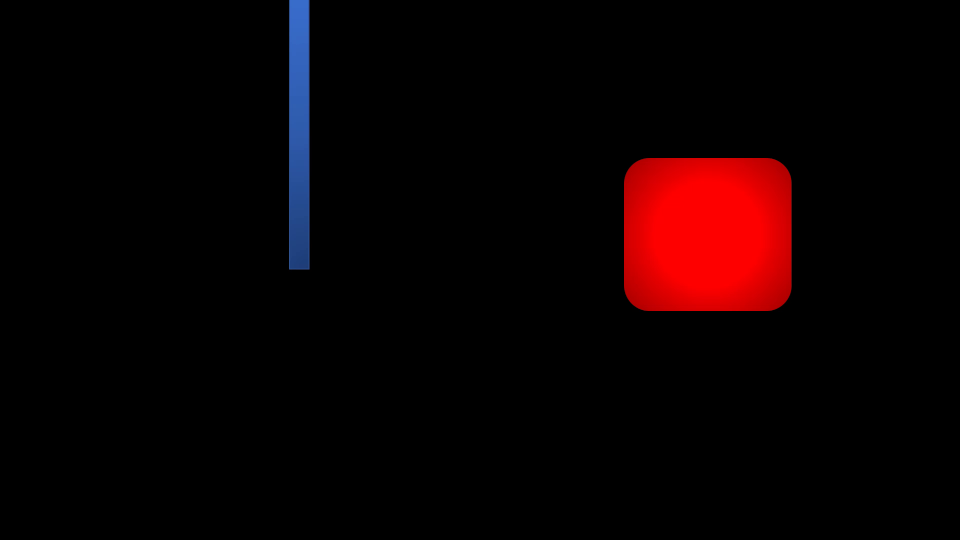
#> input picture frame 60 of q1/q1A.mp4, 1920 x 1080 px (shown at 1/2 size)
$ python q1.py
#> lines starting #> are read from the running program, lines starting #| are printed output that depends on the picture; after the words box and inside, x2 and y2 are one past the last pixel; in counts of white or black regions, pixels touching at a corner belong together
#> further down, frame is the input picture: shape (1080, 1920, 3); mean B, G, R 1.8, 0.9, 11.7
import cv2
import numpy as np

cap = cv2.VideoCapture("q1A.mp4")

def detectar_formas(frame):

    hsv = cv2.cvtColor(frame, cv2.COLOR_BGR2HSV)
#> hsv: shape (1080, 1920, 3); mean H, S, V 1.3, 14.7, 13


    lower_color = np.array([0, 50, 50])
    upper_color = np.array([10, 255, 255])
    mask = cv2.inRange(hsv, lower_color, upper_color)
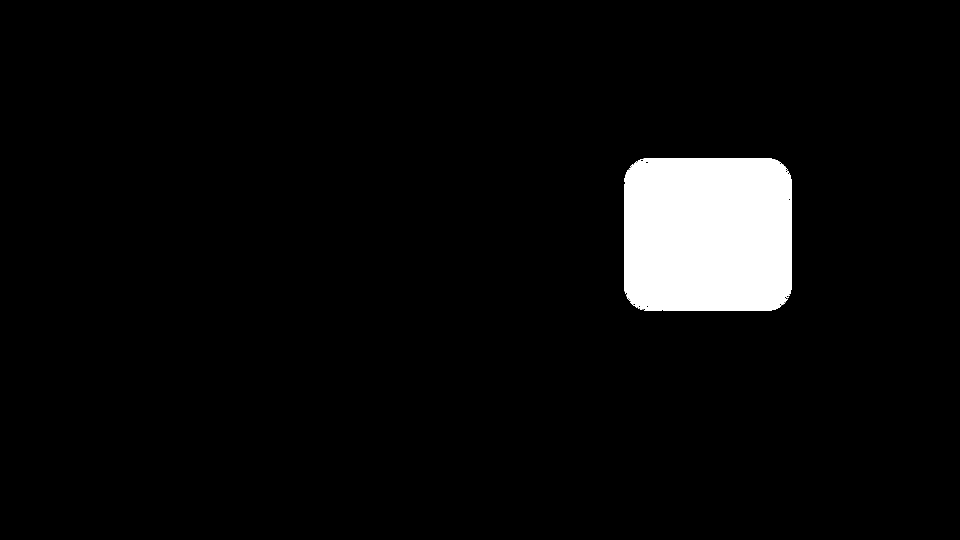
#> mask: shape (1080, 1920) (shown at 1/2 size); 4.8% white; 5 white regions (4 under 20 px)


    contours, _ = cv2.findContours(mask, cv2.RETR_EXTERNAL, cv2.CHAIN_APPROX_SIMPLE)
#> contours = 5 contours, 4 with area under 20; largest, box (x1, y1, x2, y2) and area: (1248, 316, 1584, 622) 99850
    return contours, mask

def calcular_centro_de_massa(contorno):

    M = cv2.moments(contorno)
    if M['m00'] != 0:
        cx = int(M['m10'] / M['m00'])
        cy = int(M['m01'] / M['m00'])
        return (cx, cy)
    return None

def detectar_colisao(contornos):

    for i, cnt1 in enumerate(contornos):
        for j, cnt2 in enumerate(contornos):
            if i != j:

                if cv2.boundingRect(cnt1) == cv2.boundingRect(cnt2):
                    return True
    return False

while True:
    ret, frame = cap.read()
    if not ret:
        break

    contornos, mask = detectar_formas(frame)
#> contornos has the same summary as contours in detectar_formas

    for cnt in contornos:

        cv2.drawContours(frame, [cnt], -1, (0, 255, 0), 3)


        centro = calcular_centro_de_massa(cnt)
        if centro:
            cx, cy = centro
            size = 20
            color = (128, 128, 0)


            cv2.line(frame, (cx - size, cy), (cx + size, cy), color, 5)
            cv2.line(frame, (cx, cy - size), (cx, cy + size), color, 5)

            cv2.putText(frame, f"Centro: ({cx},{cy})", (cx + 10, cy + 10), cv2.FONT_HERSHEY_SIMPLEX, 0.6, (200, 50, 0), 2)
#> this loop made 5 passes
#> (size, color) on pass 5: (20, (128, 128, 0))
#> cnt on passes 1 to 4: [[1286, 619]], [[1563, 611]], [[1577, 593], [1577, 595]], [[1256, 338]]
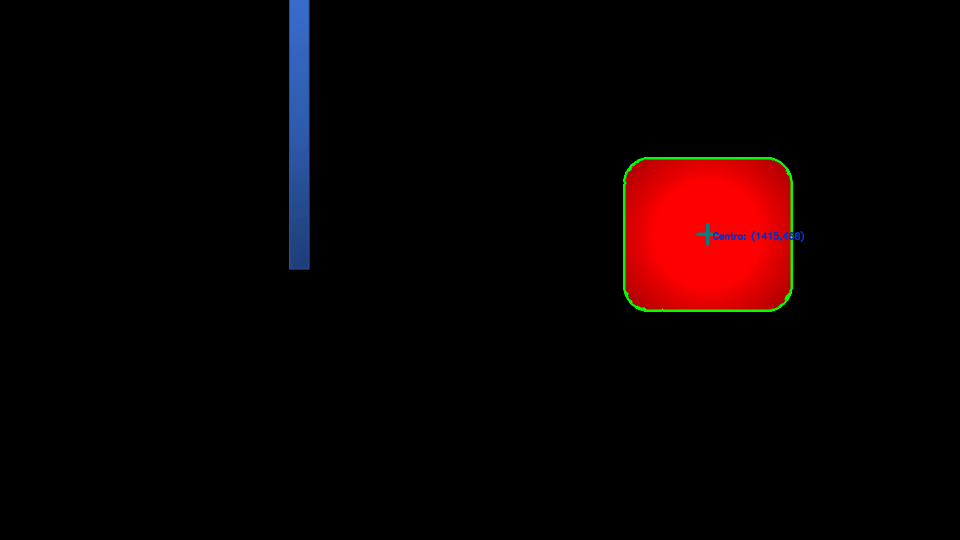
#> frame: shape (1080, 1920, 3) (shown at 1/2 size); 0.38% of pixels changed, all inside (x1, y1, x2, y2) = (1246, 314, 1608, 624)


    if detectar_colisao(contornos):
#> the loop in detectar_colisao, `for i, cnt1 in enumerate(contornos):` made 5 passes
        cv2.putText(frame, "COLISÃO DETECTADA", (50, 50), cv2.FONT_HERSHEY_SIMPLEX, 1, (0, 0, 255), 2)

    # Exibindo a imagem com os resultados
    cv2.imshow("Feed", frame)

    # Espera pela tecla 'ESC' para encerrar
    key = cv2.waitKey(1) & 0xFF
#> (key Esc is pressed here)
    if key == 27:
        break

# Libera o vídeo e fecha as janelas
cap.release()
cv2.destroyAllWindows()

$ run again, starting later in the video
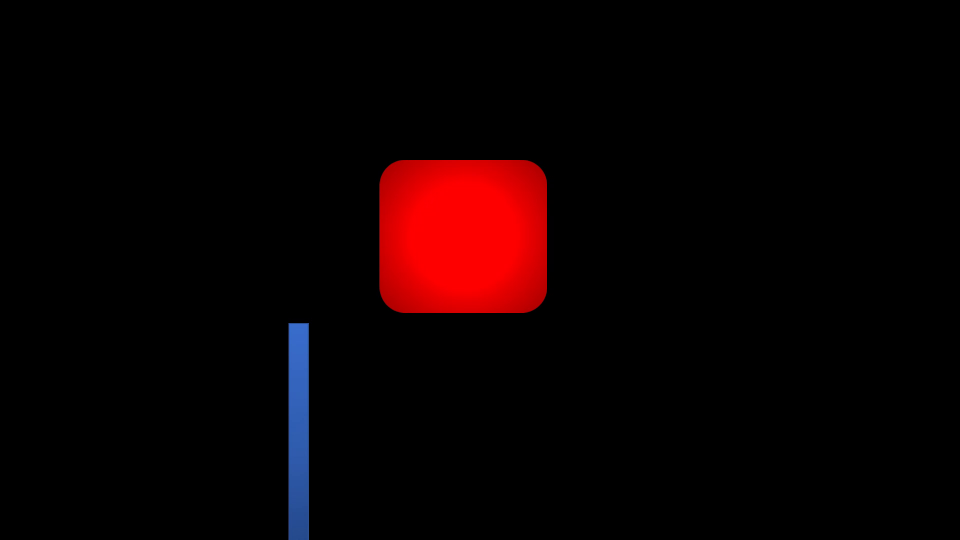
#> input picture frame 273 of q1/q1A.mp4, 1920 x 1080 px (shown at 1/2 size)
#> frame is the input picture: shape (1080, 1920, 3); mean B, G, R 1.5, 0.8, 11.6
#> hsv: shape (1080, 1920, 3); mean H, S, V 1.2, 14.5, 12.7
#> in detectar_formas, `mask = cv2.inRange(hsv, lower_color, upper_color)`:
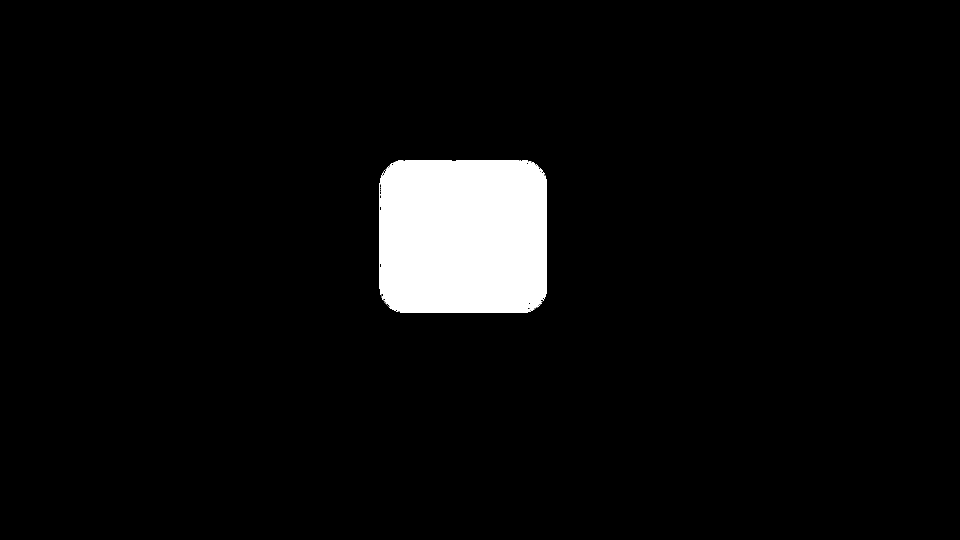
#> mask: shape (1080, 1920) (shown at 1/2 size); 4.8% white; 23 white regions (22 under 20 px)
#> contours = 23 contours, 22 with area under 20; largest, box (x1, y1, x2, y2) and area: (758, 320, 1094, 626) 99532
#> contornos has the same summary as contours in detectar_formas
#> the loop `for cnt in contornos: ` made 23 passes
#> after the loop `for cnt in contornos:`:
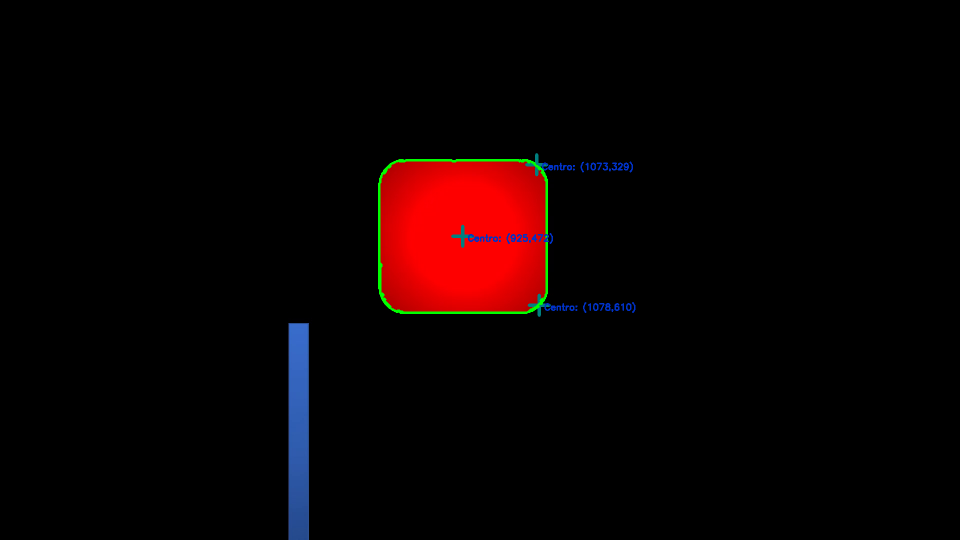
#> frame: shape (1080, 1920, 3) (shown at 1/2 size); 0.55% of pixels changed, all inside (x1, y1, x2, y2) = (756, 306, 1271, 634)
#> the loop in detectar_colisao, `for i, cnt1 in enumerate(contornos):` made 23 passes
#> cnt1 on passes 1, 2, 3, 4, 5, 6, 7, 9: [[798, 623]], [[1071, 617]], [[1069, 617]], [[1073, 615], [1074, 615]], [[776, 613]], [[774, 611]], [[1081, 609]], [[772, 609]]

$ run again, starting later in the video
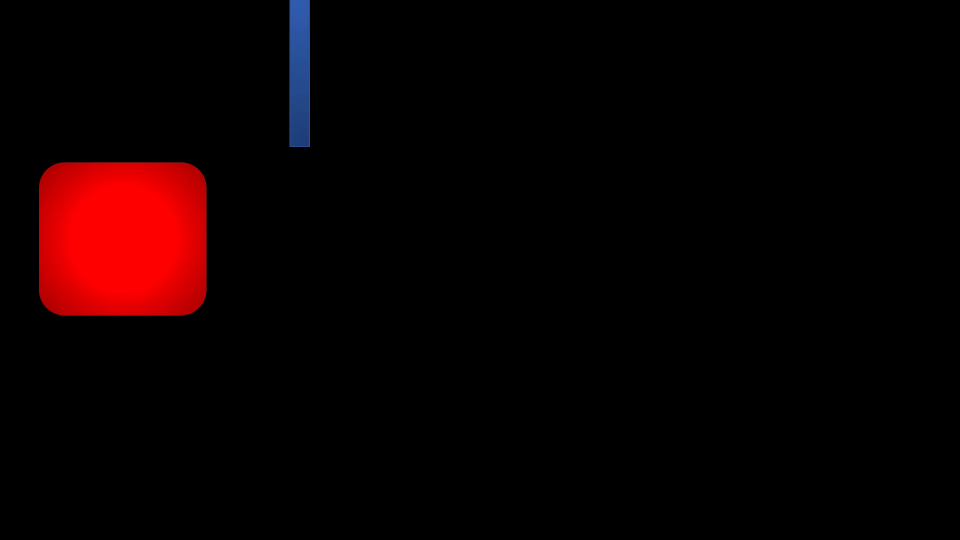
#> input picture frame 486 of q1/q1A.mp4, 1920 x 1080 px (shown at 1/2 size)
#> frame is the input picture: shape (1080, 1920, 3); mean B, G, R 0.9, 0.5, 11.4
#> hsv: shape (1080, 1920, 3); mean H, S, V 0.9, 14.2, 12.1
#> in detectar_formas, `mask = cv2.inRange(hsv, lower_color, upper_color)`:
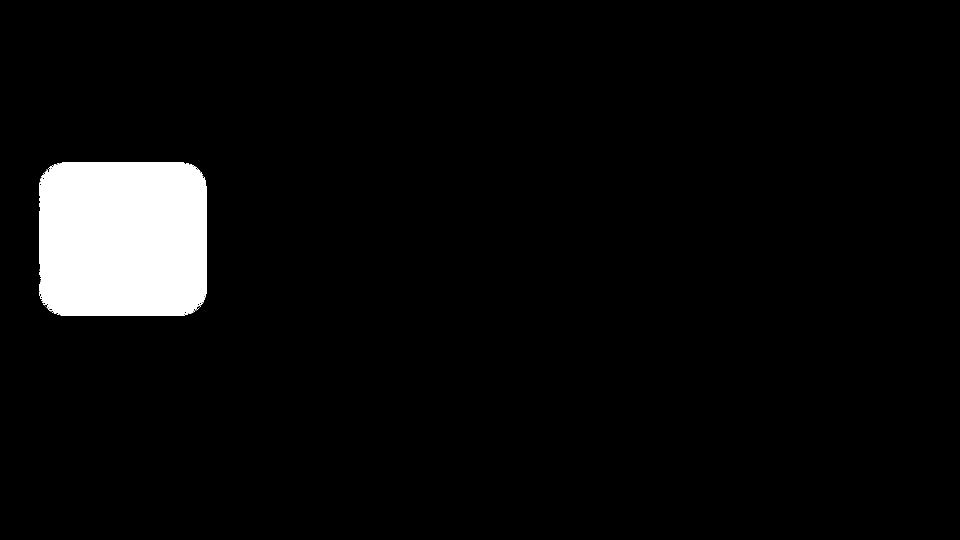
#> mask: shape (1080, 1920) (shown at 1/2 size); 4.8% white; 24 white regions (23 under 20 px)
#> contours = 24 contours, 23 with area under 20; largest, box (x1, y1, x2, y2) and area: (78, 324, 414, 632) 99827
#> contornos has the same summary as contours in detectar_formas
#> the loop `for cnt in contornos: ` made 24 passes
#> cnt on passes 4, 9: [[397, 616], [396, 617], [397, 617]], [[401, 611], [401, 612], [400, 613], [401, 613]]
#> after the loop `for cnt in contornos:`:
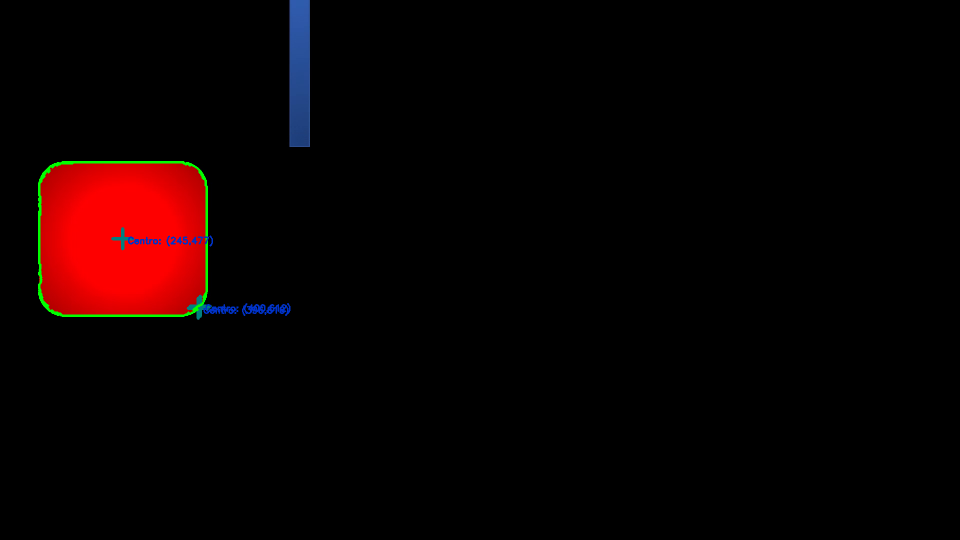
#> frame: shape (1080, 1920, 3) (shown at 1/2 size); 0.52% of pixels changed, all inside (x1, y1, x2, y2) = (76, 322, 581, 640)
#> the loop in detectar_colisao, `for i, cnt1 in enumerate(contornos):` made 24 passes
#> cnt1 on passes 1 to 8: [[114, 629], [118, 629]], [[104, 625], [106, 625]], [[94, 617]], [[397, 616], [396, 617], [397, 617]], [[399, 615]], [[92, 615]], [[397, 613]], [[90, 613]]
